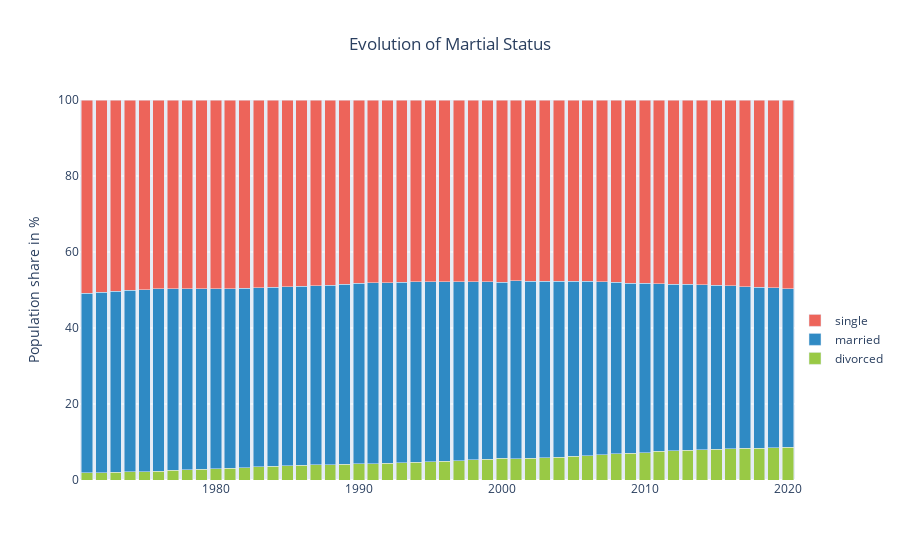

Notebook source saved alongside this figure:
### Code cell
fig = go.Figure()

fig.add_trace(go.Bar(x=df["year"],y=(df["divorced"]/df["total"])*100,
        name="divorced", 
        marker_color=px.colors.qualitative.Vivid[3]
    ))

fig.add_trace(go.Bar(x=df["year"],y=(df["married"]/df["total"])*100,
        name="married",
        marker_color=px.colors.qualitative.Vivid[7]
    ))

fig.add_trace(go.Bar(x=df["year"],y=((df["total"] - df["divorced"] - df["married"])/df["total"])*100,
        name="single",
        marker_color=px.colors.qualitative.Vivid[9]
    ))

fig['layout']['yaxis']['title']='inhabitants'
fig['layout']['yaxis']['title']='Population share in %'
fig['layout']['yaxis']['range']= [0,100]
fig.update_layout(title={"text": "Evolution of Martial Status", "x": 0.5}, barmode = "stack",
                  legend = {"x": 1, "y": 0.37})
fig.show()
